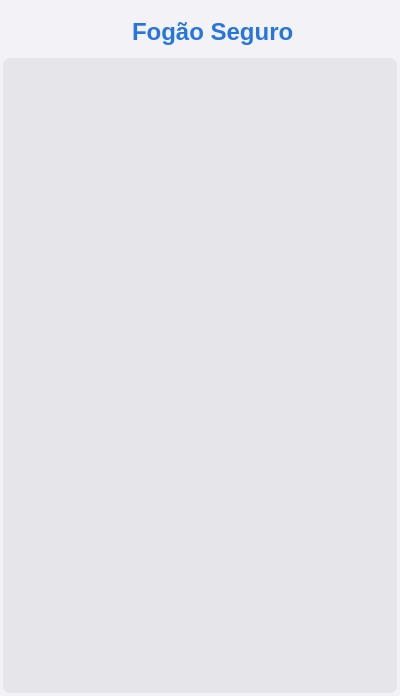
<?xml version="1.0" encoding="UTF-8"?>
<ui version="4.0">
 <class>Form</class>
 <widget class="QWidget" name="Form">
  <property name="geometry">
   <rect>
    <x>0</x>
    <y>0</y>
    <width>400</width>
    <height>696</height>
   </rect>
  </property>
  <property name="windowTitle">
   <string>Form</string>
  </property>
  <property name="styleSheet">
   <string notr="true">background-color: #F2F2F7;
border-radius:8px;</string>
  </property>
  <layout class="QVBoxLayout" name="verticalLayout" stretch="0,0">
   <property name="spacing">
    <number>3</number>
   </property>
   <property name="leftMargin">
    <number>3</number>
   </property>
   <property name="topMargin">
    <number>9</number>
   </property>
   <property name="rightMargin">
    <number>3</number>
   </property>
   <property name="bottomMargin">
    <number>3</number>
   </property>
   <item>
    <widget class="QWidget" name="widget" native="true">
     <layout class="QHBoxLayout" name="horizontalLayout_2">
      <property name="spacing">
       <number>0</number>
      </property>
      <property name="leftMargin">
       <number>0</number>
      </property>
      <property name="topMargin">
       <number>0</number>
      </property>
      <property name="rightMargin">
       <number>0</number>
      </property>
      <property name="bottomMargin">
       <number>0</number>
      </property>
      <item>
       <widget class="QWidget" name="widget_4" native="true">
        <layout class="QHBoxLayout" name="horizontalLayout">
         <property name="spacing">
          <number>0</number>
         </property>
         <item>
          <widget class="QPushButton" name="pushButton_3">
           <property name="sizePolicy">
            <sizepolicy hsizetype="Maximum" vsizetype="Fixed">
             <horstretch>0</horstretch>
             <verstretch>0</verstretch>
            </sizepolicy>
           </property>
           <property name="text">
            <string/>
           </property>
           <property name="icon">
            <iconset>
             <normaloff>../sources/logo.png</normaloff>../sources/logo.png</iconset>
           </property>
           <property name="iconSize">
            <size>
             <width>80</width>
             <height>75</height>
            </size>
           </property>
          </widget>
         </item>
         <item>
          <widget class="QLabel" name="label">
           <property name="sizePolicy">
            <sizepolicy hsizetype="Maximum" vsizetype="Preferred">
             <horstretch>0</horstretch>
             <verstretch>0</verstretch>
            </sizepolicy>
           </property>
           <property name="text">
            <string>&lt;html&gt;&lt;head/&gt;&lt;body&gt;&lt;p&gt;&lt;span style=&quot; font-size:18pt; font-weight:600; color:#2776dd;&quot;&gt;Fogão Seguro&lt;/span&gt;&lt;/p&gt;&lt;/body&gt;&lt;/html&gt;</string>
           </property>
          </widget>
         </item>
        </layout>
       </widget>
      </item>
      <item>
       <widget class="QWidget" name="widget_2" native="true">
        <property name="maximumSize">
         <size>
          <width>50</width>
          <height>50</height>
         </size>
        </property>
        <layout class="QHBoxLayout" name="horizontalLayout_3">
         <property name="spacing">
          <number>0</number>
         </property>
         <property name="leftMargin">
          <number>0</number>
         </property>
         <property name="topMargin">
          <number>0</number>
         </property>
         <property name="rightMargin">
          <number>0</number>
         </property>
         <property name="bottomMargin">
          <number>0</number>
         </property>
         <item>
          <widget class="QPushButton" name="config">
           <property name="text">
            <string/>
           </property>
           <property name="icon">
            <iconset>
             <normaloff>../sources/config-svgrepo-com.png</normaloff>../sources/config-svgrepo-com.png</iconset>
           </property>
           <property name="iconSize">
            <size>
             <width>50</width>
             <height>50</height>
            </size>
           </property>
          </widget>
         </item>
        </layout>
       </widget>
      </item>
     </layout>
    </widget>
   </item>
   <item>
    <widget class="QStackedWidget" name="stackedWidget">
     <property name="styleSheet">
      <string notr="true">background-color: rgb(229, 229, 234);</string>
     </property>
     <widget class="QWidget" name="page">
      <layout class="QVBoxLayout" name="verticalLayout_2"/>
     </widget>
     <widget class="QWidget" name="page_2"/>
    </widget>
   </item>
  </layout>
 </widget>
 <resources/>
 <connections/>
</ui>
